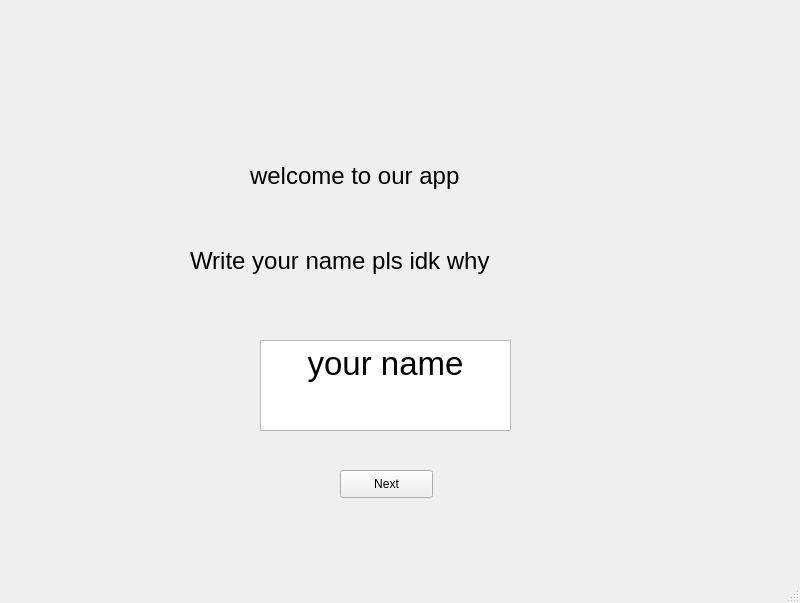
<?xml version="1.0" encoding="UTF-8"?>
<ui version="4.0">
 <class>MainWindow</class>
 <widget class="QMainWindow" name="MainWindow">
  <property name="geometry">
   <rect>
    <x>0</x>
    <y>0</y>
    <width>800</width>
    <height>603</height>
   </rect>
  </property>
  <property name="windowTitle">
   <string>MainWindow</string>
  </property>
  <widget class="QWidget" name="centralwidget">
   <widget class="QTextEdit" name="textEdit">
    <property name="geometry">
     <rect>
      <x>260</x>
      <y>340</y>
      <width>251</width>
      <height>91</height>
     </rect>
    </property>
    <property name="font">
     <font>
      <pointsize>25</pointsize>
     </font>
    </property>
    <property name="html">
     <string>&lt;!DOCTYPE HTML PUBLIC &quot;-//W3C//DTD HTML 4.0//EN&quot; &quot;http://www.w3.org/TR/REC-html40/strict.dtd&quot;&gt;
&lt;html&gt;&lt;head&gt;&lt;meta name=&quot;qrichtext&quot; content=&quot;1&quot; /&gt;&lt;style type=&quot;text/css&quot;&gt;
p, li { white-space: pre-wrap; }
&lt;/style&gt;&lt;/head&gt;&lt;body style=&quot; font-family:'MS Shell Dlg 2'; font-size:25pt; font-weight:400; font-style:normal;&quot;&gt;
&lt;p align=&quot;center&quot; style=&quot; margin-top:0px; margin-bottom:0px; margin-left:0px; margin-right:0px; -qt-block-indent:0; text-indent:0px;&quot;&gt;your name&lt;/p&gt;&lt;/body&gt;&lt;/html&gt;</string>
    </property>
   </widget>
   <widget class="QPushButton" name="pb">
    <property name="geometry">
     <rect>
      <x>340</x>
      <y>470</y>
      <width>93</width>
      <height>28</height>
     </rect>
    </property>
    <property name="text">
     <string>Next</string>
    </property>
   </widget>
   <widget class="QLabel" name="label_16">
    <property name="geometry">
     <rect>
      <x>250</x>
      <y>140</y>
      <width>581</width>
      <height>71</height>
     </rect>
    </property>
    <property name="font">
     <font>
      <family>Yu Gothic UI</family>
      <pointsize>18</pointsize>
     </font>
    </property>
    <property name="text">
     <string>welcome to our app</string>
    </property>
   </widget>
   <widget class="QLabel" name="label_17">
    <property name="geometry">
     <rect>
      <x>190</x>
      <y>240</y>
      <width>401</width>
      <height>41</height>
     </rect>
    </property>
    <property name="font">
     <font>
      <family>Yu Gothic UI</family>
      <pointsize>18</pointsize>
     </font>
    </property>
    <property name="text">
     <string>Write your name pls idk why</string>
    </property>
   </widget>
  </widget>
  <widget class="QMenuBar" name="menubar">
   <property name="geometry">
    <rect>
     <x>0</x>
     <y>0</y>
     <width>800</width>
     <height>26</height>
    </rect>
   </property>
  </widget>
  <widget class="QStatusBar" name="statusbar"/>
 </widget>
 <resources/>
 <connections/>
</ui>
